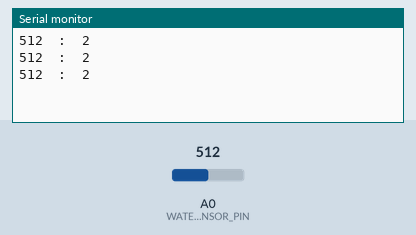
Recording of a sketch running on a simulated Arduino Uno, built with avr-gcc and run on an emulated ATmega328P. Shown: the last lines printed to the serial monitor. The inputs (shaded band) are chosen by the test bench; at power-on: A0 (WATER_SENSOR_PIN) = 512.

Above: at 1.3 s.
1.4 s: A0 (WATER_SENSOR_PIN) set to 710
At 1.9 s:
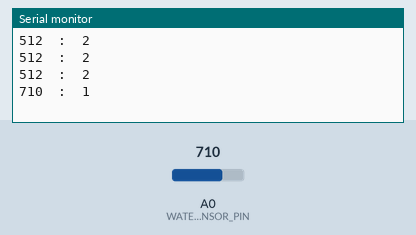
2.9 s: A0 (WATER_SENSOR_PIN) set to 716
At 3.4 s:
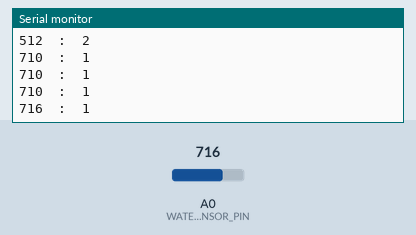
Timing chart, 0 to 5.9 s (numbered marks = the images above; inputs shaded):
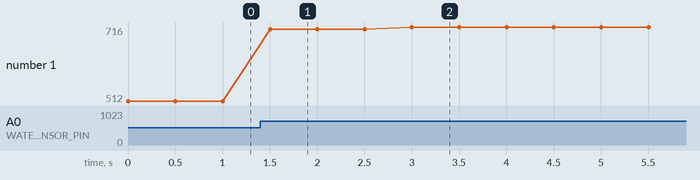

The sketch:

Water_Sensor.ino
```cpp
const int WATER_SENSOR_PIN = A0; //Sensor AO pin to Arduino pin A0

int i;

int waterSensorData;          //Variable to store the incomming data
int deep = 0;

void setup()
{
  //Begin serial communication
  Serial.begin(9600);

}

void loop()
{
  waterSensorData = analogRead(WATER_SENSOR_PIN); //Read data from analog pin and store it to value variable

  if (waterSensorData <= 100) { // 6 - 9
    deep = 3;
  }
  else if (waterSensorData > 100 && waterSensorData <= 700) { // 537 - 540
    deep = 2;
  }
  else if (waterSensorData > 700 && waterSensorData <= 900) { // 805 - 809
    deep = 1;
  }
  else if (waterSensorData > 900) { // 943 - 948
    deep = 0;
  }
  Serial.print(waterSensorData);
  Serial.print("  :  ");
  Serial.println(deep);
  delay(500);

}
```

Measured:
- after the input at 1.4 s, the serial monitor: prints a new line after 0.10 s (image 1)
- after the input at 2.9 s, the serial monitor: prints a new line after 0.10 s (image 2)
- plotted number 1: 512 → 710 after the input at 1.4 s, 710 → 716 after the input at 2.9 s
